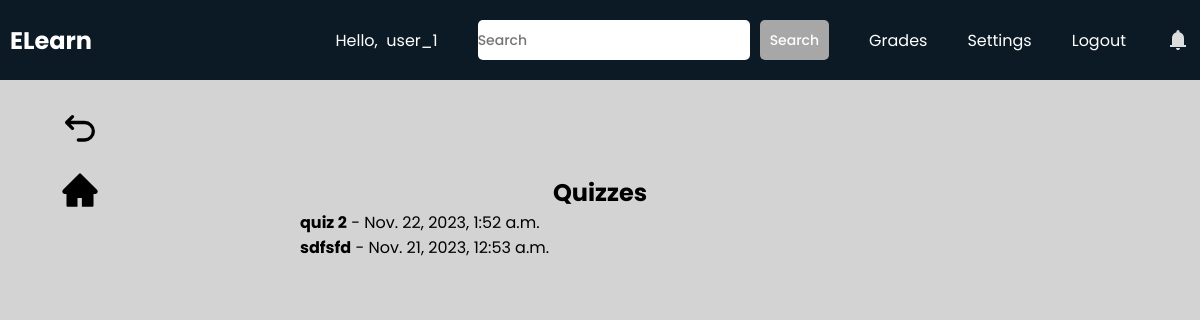
The app's page /students/quiz_hub/9c2930917cd14217838d577e6f2ca42f/ (signed in) with its own data.
### teachers/models.py (models this page shows, shortened)
class Quiz(models.Model):
    id = models.UUIDField(primary_key=True, default=uuid.uuid4, editable=False)
    course = models.ForeignKey(MyClass, on_delete=models.CASCADE, null=True)
    author = models.ForeignKey(User, on_delete=models.CASCADE)
    title = models.CharField(max_length=100)
    is_visible = models.BooleanField(default=False)
    attempts = models.PositiveIntegerField(default=1)
    weight = models.PositiveIntegerField(default=1)
    created_at = models.DateTimeField(default=timezone.now)

### students/views.py (the view, shortened to what this page needs)
# urls.py: path("quiz_hub/<str:course_id>/", views.quizHub, name="quizHub"),
def quizHub(request, course_id):
    my_class = MyClass.objects.get(id=course_id)
    quizes = Quiz.objects.filter(course=my_class).order_by('-created_at')
    context = {'courseId': course_id, 'my_class': my_class, 'quizes': quizes}
    return render(request, "students/quizhub.html", context)

### students/templates/students/quizhub.html (shortened to what this page needs)
{% extends 'students/base.html' %}
{% load static %}
{% block extra_css %}
    <link rel="stylesheet" href="{% static 'css/discussion.css' %}">
{% endblock %}
{% block content %}
    <a class="backbtn" href="{% url 'students:course' courseId%}"><svg xmlns="http://www.w3.org/2000/svg" width="24" height="24" viewBox="0 0 24 24"><path fill="none" stroke="currentColor" stroke-linecap="round" stroke-linejoin="round" stroke-width="2" d="M11 18h3.75a5.25 5.25 0 1 0 0-10.5H5M7.5 4L4 7.5L7.5 11"/></svg></a>
    <a class="backbtn" id="homebtn" href="{% url 'students:course' courseId%}"></a>
    <div id="contentwrapper">
        <div id="content">
            <h2>Quizzes</h2>
            <div id="posts-wrapper">
                {% for quiz in quizes %}
                    {% if quiz.is_visible %}
                        <div class="quizes" data-class-id= "{{ quiz.id }}" data-class-courseId= "{{ courseId }}">
                            <strong>{{ quiz.title }}</strong> - {{ quiz.created_at }}
                        </div>
                    {% endif %}
                {% endfor %}
            </div>
        </div>
    </div>
{% endblock %}

### students/templates/students/base.html (shortened to what this page needs)
<!DOCTYPE html>
<html lang="en">
    <head>
        {% load static %}
        <link rel="stylesheet" href="{% static 'css/base.css' %}">
        <link rel="stylesheet" href="https://cdnjs.cloudflare.com/ajax/libs/font-awesome/6.3.0/css/all.min.css">
        {% block extra_css %}
        {% endblock %}
    </head>
    <body>
        <header>
            <nav class="navbar">
                <h2 class="logo"><a href="{% url 'students:home' %}">ELearn</a></h2>
                <ul class="all-links">
                    <li id="username"><span>Hello,  {{request.user}}</span></li>
                    <li>
                        <li>
                            <form class="nav-form" method="post" action="{% url 'students:search' %}">
                                <input
                                    type="text"
                                    name="subject"
                                    id="subject"
                                    placeholder="Search"
                                    class="nav-textarea-input"
                                />
                                <button class="nav-btn">
                                    Search
                                </button>
                            </form>
                        </li>
                    </li>
                    <li><a href="{% url 'students:studentReport' %}">Grades</a></li>
                    <li><a href="{% url 'students:settings' request.path%}">Settings</a></li>
                    <li><a href="{% url 'users:logoutPage' %}">Logout</a></li>
                    <li id="bell-icon">
                        <svg xmlns="http://www.w3.org/2000/svg" width="24" height="24" viewBox="0 0 24 24"><path fill="currentColor" d="M4 19v-2h2v-7q0-2.075 1.25-3.688T10.5 4.2v-.7q0-.625.438-1.063T12 2q.625 0 1.063.438T13.5 3.5v.7q2 .5 3.25 2.113T18 10v7h2v2H4Zm8 3q-.825 0-1.413-.588T10 20h4q0 .825-.588 1.413T12 22Z"/></svg>
                    </li>
                </ul>
            </nav>
        </header>
        {% block content %}
        {% endblock %}
    </body>
</html>

### teachers/static/css/base.css (style rules this page uses)
* { margin: 0; padding: 0; box-sizing: border-box; font-family: "Poppins", sans-serif; }
html { scroll-behavior: smooth; }
body { background: #d3d3d3; }
header { position: fixed; top: 0; left: 0; z-index: 5; width: 100%; display: flex; justify-content: center; background: #0C1A25; }
.navbar { display: flex; padding: 0 10px; max-width: 1200px; width: 100%; align-items: center; justify-content: space-between; }
.navbar .all-links { display: flex; align-items: center; }
.navbar .all-links li { position: relative; list-style: none; }
.navbar .logo a { display: flex; align-items: center; margin-left: 0; }
#bell-icon { display: flex; align-items: center; justify-content: center; }
header a, header span, header svg, header form { margin-left: 40px; text-decoration: none; color: #fff; height: 100%; padding: 20px 0; display: inline-block; }
#username { white-space: pre; }
header a:hover, footer a:hover, header svg { color: #ddd; }
.backbtn { position: fixed; top: 100px; left: 50px; padding: 10px; border-radius: 20%; display: flex; justify-content: center; align-items: center; cursor: pointer; }
#homebtn { top:160px; }
.backbtn svg { height: 40px; width: 40px; color: black; }
.nav-form { display: flex; align-items: center; justify-content: center; }
.nav-textarea-input { height: 40px; border: none; background: #FFFFFF; font-weight: 500; font-size: 14px; color: #07074D; border-radius: 5px; }
.nav-btn { height: 40px; font-size: 14px; border-radius: 5px; border: none; padding: 10px; margin-left: 10px; font-weight: 500; background-color: #a7a7a7; color: white; cursor: pointer; }

### teachers/static/css/discussion.css (style rules this page uses)
#contentwrapper { height: 100vh; padding-top: 75px; background: #d3d3d3; }
#content { height: calc(100%); display: flex; flex-direction: column; align-items: center; }
#content h2 { margin-top: 100px; }
#posts-wrapper { width: 50%; overflow: auto; }

### records on screen
Quiz: title "quiz 2", created_at "Nov. 22, 2023, 1:52 a.m."
Quiz: title "sdfsfd", created_at "Nov. 21, 2023, 12:53 a.m."

### other values on screen
{{ request.user }} "user_1"
